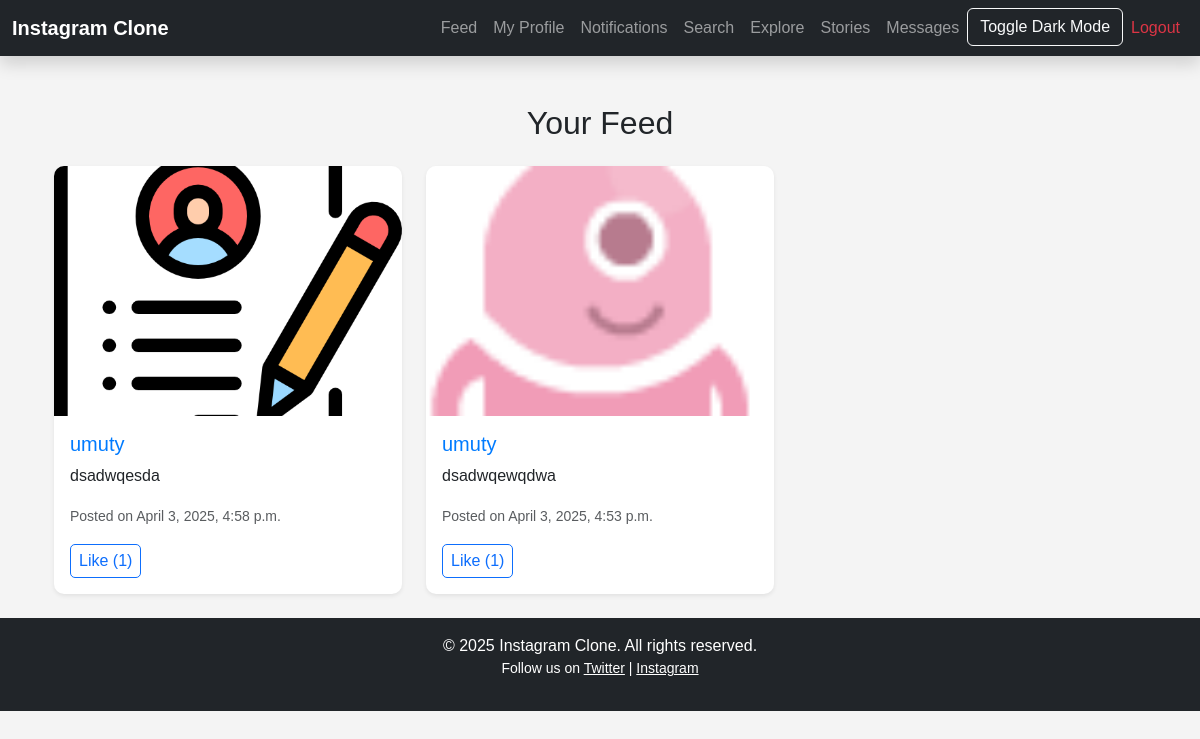
The page /feed/ (signed in) on the database its author committed.
### users/models.py (models this page shows, shortened)
class Post(models.Model):
    user = models.ForeignKey(User, on_delete=models.CASCADE)
    image = models.ImageField(upload_to='post_images/')
    caption = models.TextField(blank=True)
    created_at = models.DateTimeField(auto_now_add=True)

### users/views.py (the view)
# urls.py: path('feed/', views.feed, name='feed'),  # Feed URL
@login_required
def feed(request):
    following_profiles = Follower.objects.filter(follower=request.user.profile).values_list('following', flat=True)
    posts = Post.objects.filter(user__profile__id__in=following_profiles).order_by('-created_at')
    return render(request, 'feed.html', {'posts': posts})

### templates/feed.html (shortened to what this page needs)
{% extends 'base.html' %}
{% block content %}
<div class="container mt-5">
    <h2 class="text-center mb-4">Your Feed</h2>
    {% if posts %}
        <div class="row g-4">
            {% for post in posts %}
                <div class="col-md-4">
                    <div class="card h-100 shadow-sm">
                        <a href="{% url 'post_detail' post.id %}">
                            <img src="{{ post.image.url }}" class="card-img-top" alt="Post Image">
                        </a>
                        <div class="card-body">
                            <h5 class="card-title">
                                <a href="{% url 'profile' post.user.username %}" class="text-decoration-none">
                                    {{ post.user.username }}
                                </a>
                            </h5>
                            <p class="card-text">{{ post.caption }}</p>
                            <p class="text-muted"><small>Posted on {{ post.created_at }}</small></p>
                            <form action="{% url 'like_post' post.id %}" method="POST" class="d-inline">
                                <button type="submit" class="btn btn-outline-primary btn-sm">Like ({{ post.likes.count }})</button>
                            </form>
                        </div>
                    </div>
                </div>
            {% endfor %}
        </div>
    {% else %}
        <p class="text-center">No posts yet. Follow someone to see their posts!</p>
    {% endif %}
</div>
{% endblock %}

### static/css/styles.css (style rules this page uses)
body { background-color: #f4f4f4; font-family: 'Arial', sans-serif; }
.card { border: none; box-shadow: 0 4px 6px rgba(0, 0, 0, 0.1); border-radius: 10px; transition: transform 0.2s ease-in-out; }
.card img { object-fit: cover; height: 250px; border-top-left-radius: 10px; border-top-right-radius: 10px; }
.card button { border-radius: 5px; font-size: 16px; }
.card a { color: #007bff; text-decoration: none; }

### rows shown on the page
Post: image (picture), user.username "umuty", caption "dsadwqesda", created_at "April 3, 2025, 4:58 p.m.", likes.count "1"
Post: image (picture), user.username "umuty", caption "dsadwqewqdwa", created_at "April 3, 2025, 4:53 p.m.", likes.count "1"
